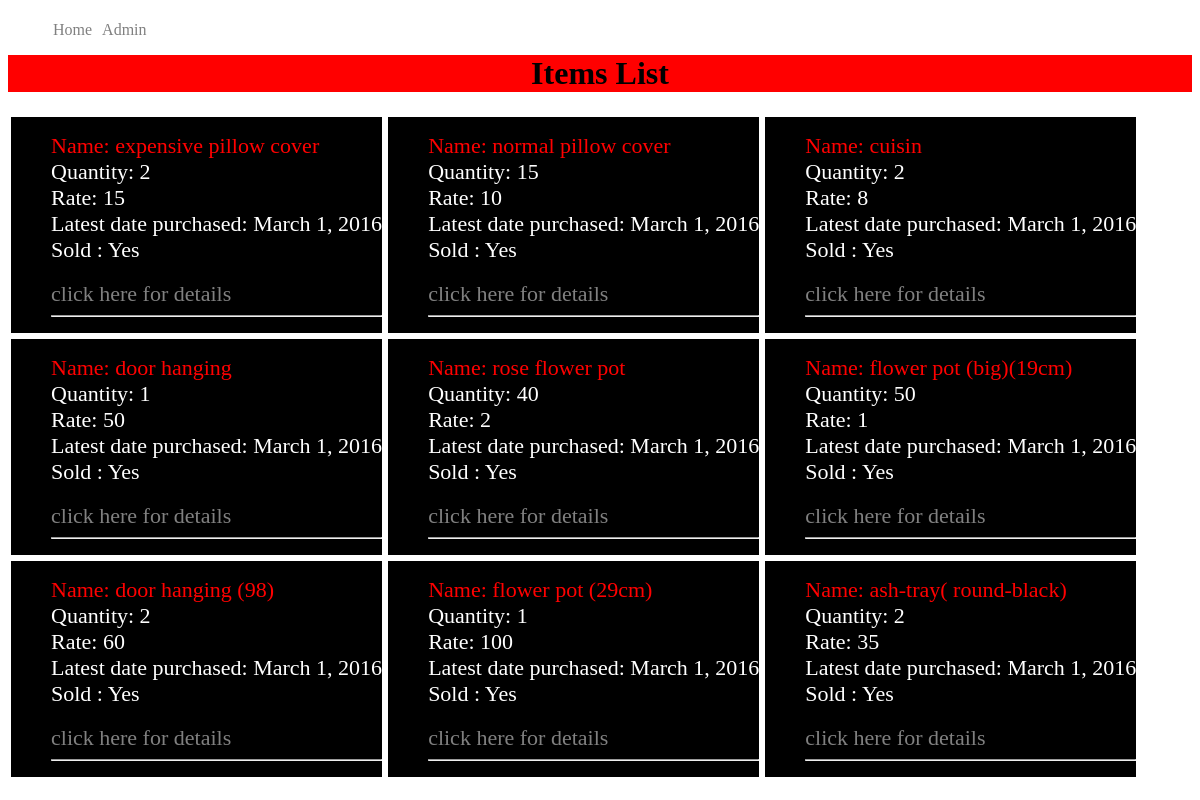
Page /buy/ on the earlier database version.
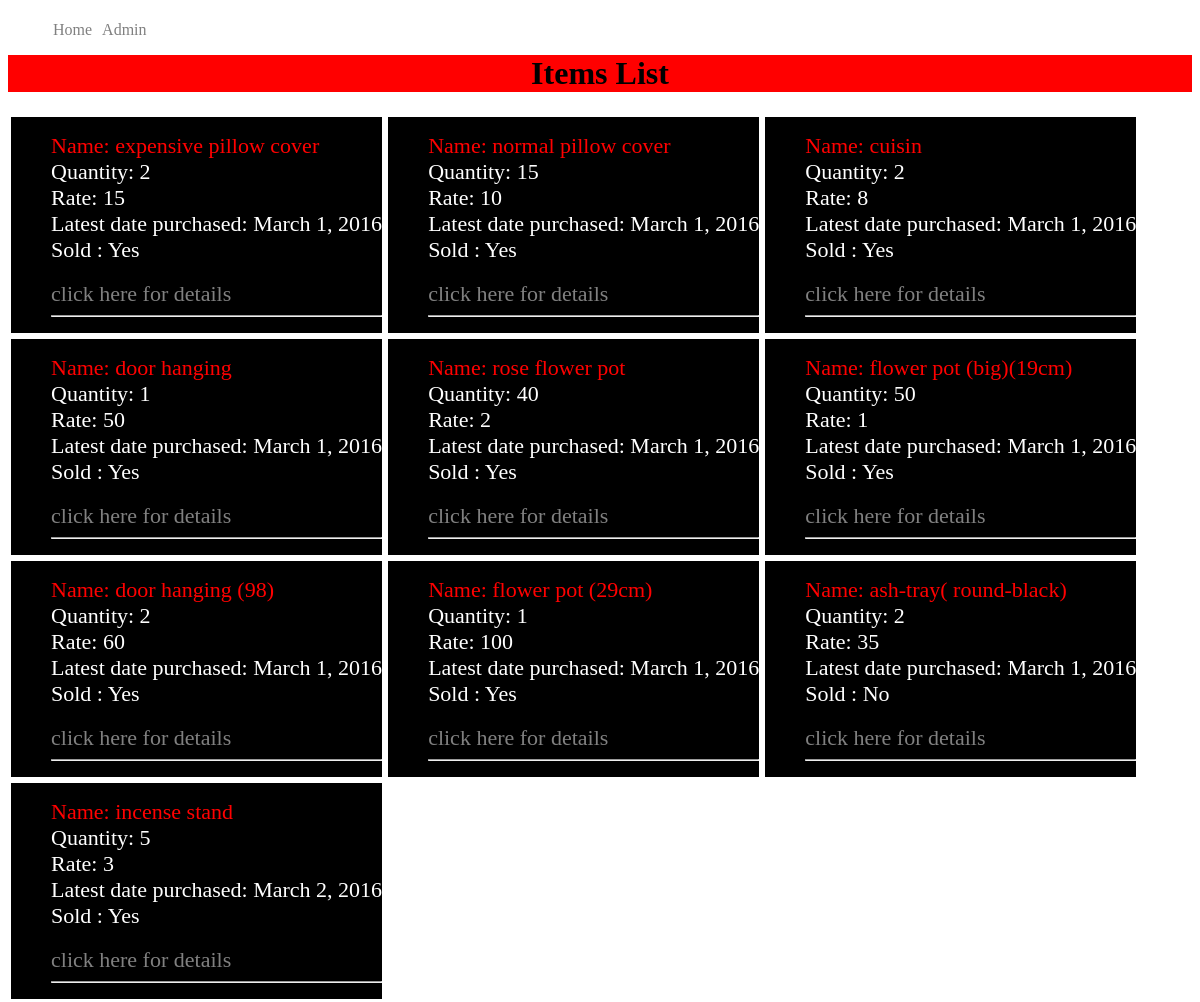
Same page on the later database version.
### bought/models.py (models this page shows, shortened)
class item(models.Model):
    name = models.CharField(max_length = 60)
    quan = models.IntegerField('Quantity',default = 1)
    rate = models.IntegerField(default = 0)
    date = models.DateField('Bought In')
    status = models.BooleanField('Sold', default = False)

### bought/views.py (the view)
def index(request):
    list = item.objects.all()
    context ={
        'list': list,}
    return render(request, 'bought/index.html', context)

### bought/templates/bought/index.html (shortened to what this page needs)
{%include 'bought/base.html'%}
<br>
{% if list %}
<div style="text-align:center;background:red;">
    <h1 >Items List</h1>
    {% for item in list %}
<div class = 'view'>
<ul id = 'detail'>
    <li class ='item_name'>Name: {{item.name}}</li>
    <li>Quantity: {{item.quan}}</li>
    <li>Rate: {{item.rate}}</li>
    <li>Latest date purchased: {{item.date}}</li>
    <li>Sold : {%  if item.status == True %} Yes {% else %} No{%endif%}</li>
    <br>
    <li><a href="/buy/{{ item.id }}/" style="text-decoration:none;">click here for details</a></li>
    <hr>
</ul>
</div>
     {% endfor %}
{% else %}
    <p>No items are available.</p>
{% endif %}

Differences in the rows shown:
changed item "ash-tray( round-black)": status "Yes" → "No"
added item: name "incense stand", quan "5", rate "3", date "March 2, 2016", status "Yes"
